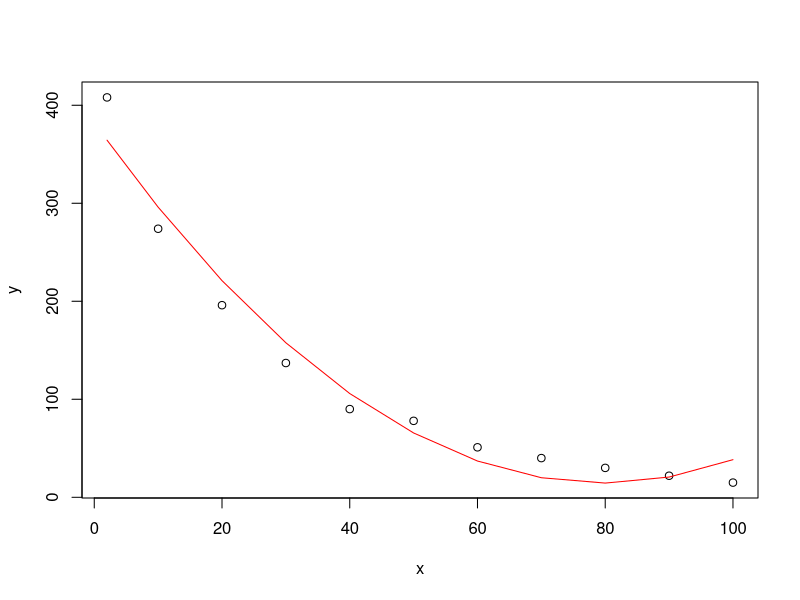
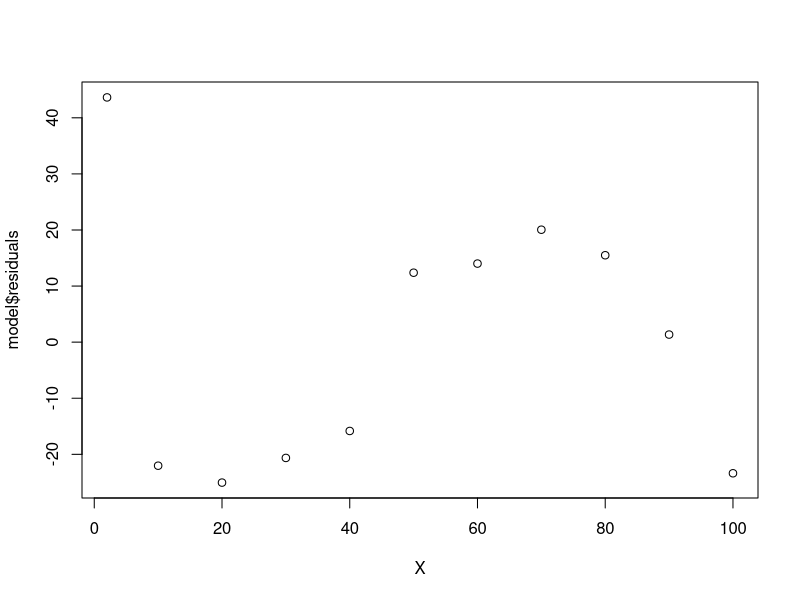
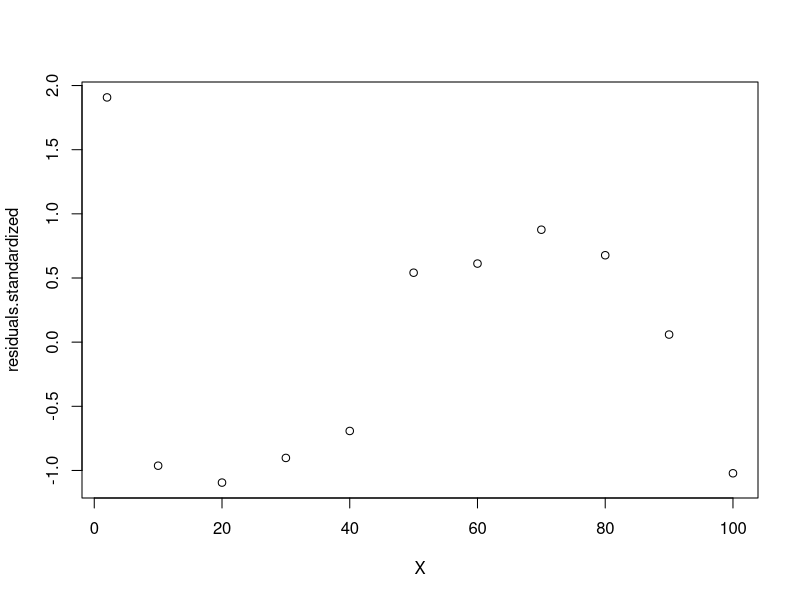
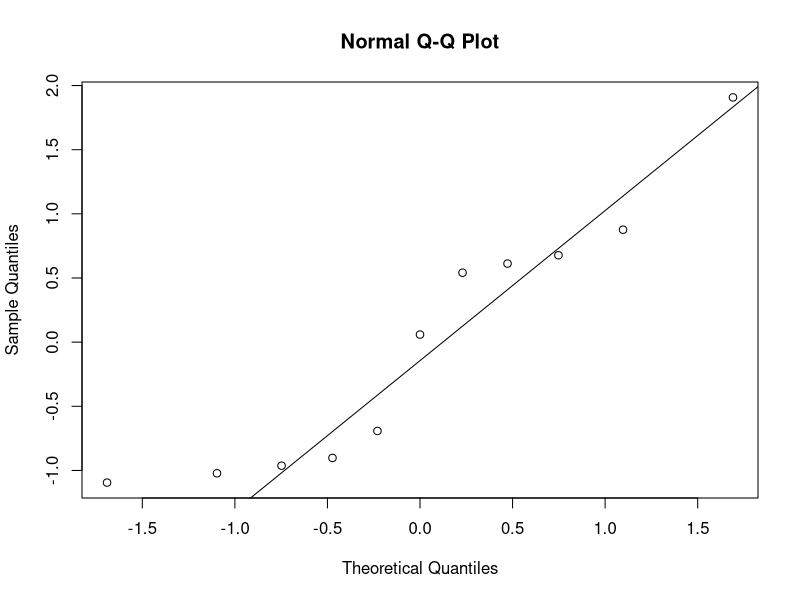
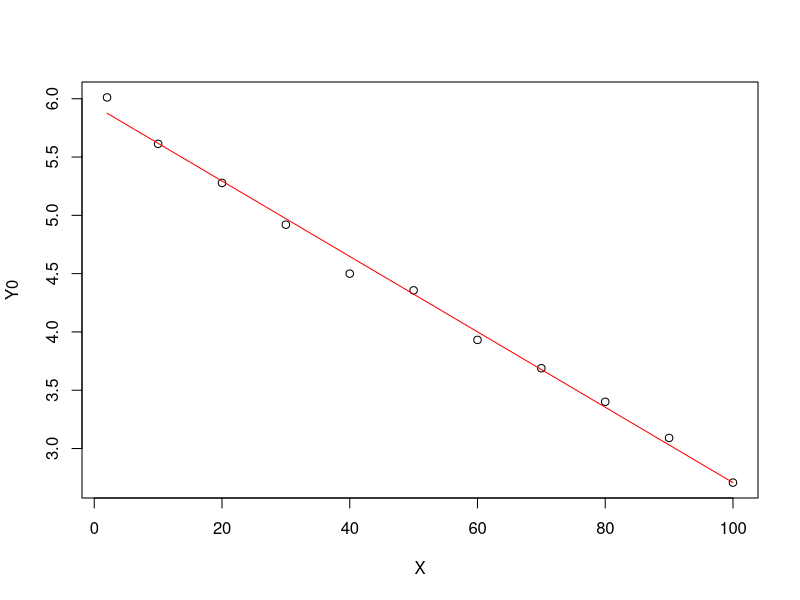
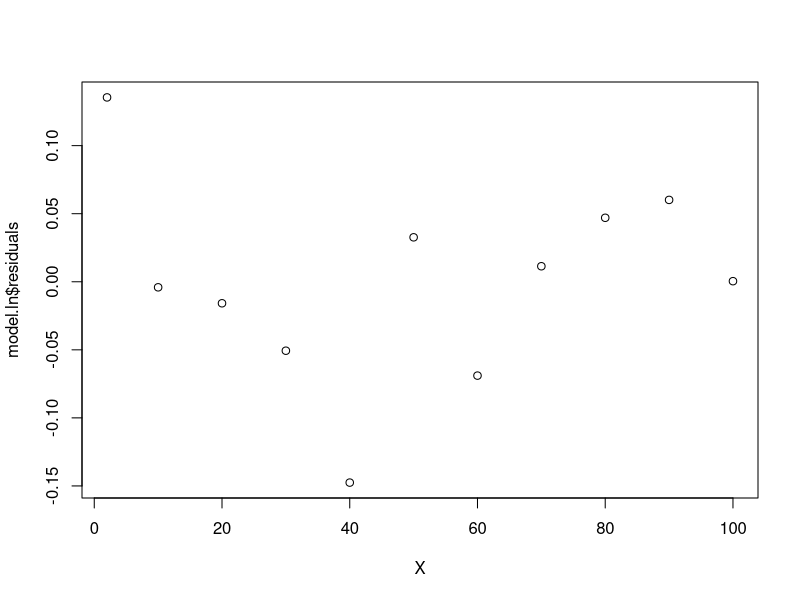
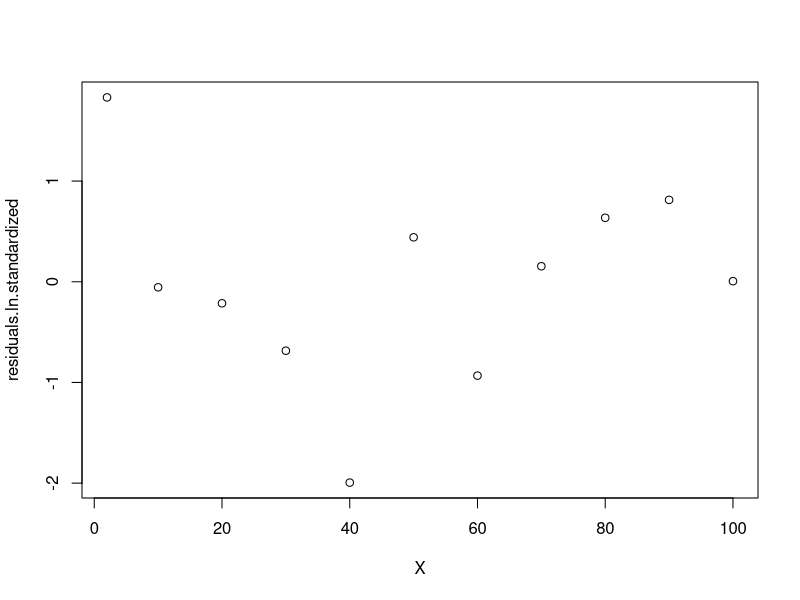
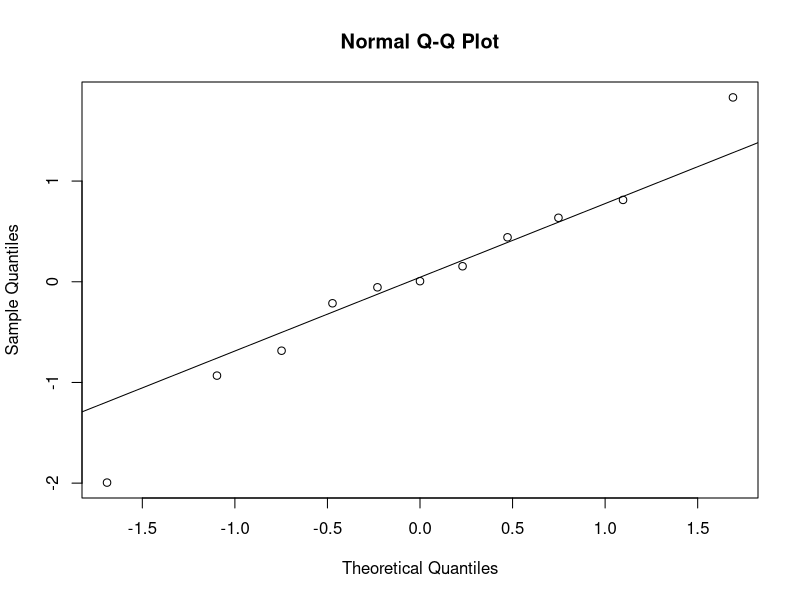

Recreate these plots in R, in order.
# --------------------- a) ---------------------

# učitavanje podataka
A.data <- read.table("zad51r.dat", header = TRUE, sep = " ")
A.data <- data.frame(A.data)

# dijagram raspršenja
plot(A.data)

# --------------------- b) ---------------------

# kvadratični model
X <- A.data$x
Y <- A.data$y
X.squared <- X^2

model <- lm(Y ~ X + X.squared) # Y = beta0 + X * beta1 + X^2 * beta2 + epsilon
summary(model) # Adjusted R-squared == R^2 ?

lines(X, model$fitted.values, col="red") # crtanje modela

# TODO testiranje hipoteze beta2=0 uz dvostranu alternativu

# --------------------- c) ---------------------

# graf reziduala i standardiziranih reziduala
plot(X, model$residuals)
residuals.standardized <- scale(model$residuals)
plot(X, residuals.standardized)

# provjera normalnosti
# grafički: QQ plot
qqnorm(residuals.standardized)
qqline(residuals.standardized)

# TODO Kolmogorov-Smirnov test

# --------------------- d) --------------------- 

# transformacija podataka
Y0 <- log(Y)
plot(X, Y0)
model.ln <- lm(Y0 ~ X) # Y0 = beta0 + X * beta1 + epsilon
lines(X, model.ln$fitted.values, col="red") # crtanje modela

# graf reziduala i standardiziranih reziduala
plot(X, model.ln$residuals)
residuals.ln.standardized <- scale(model.ln$residuals)
plot(X, residuals.ln.standardized)

# provjera normalnosti
# grafički: QQ plot
qqnorm(residuals.ln.standardized)
qqline(residuals.ln.standardized)

# TODO Kolmogorov-Smirnov test

# --------------------- e) ---------------------
# TODO

# --------------------- f) ---------------------
# TODO
